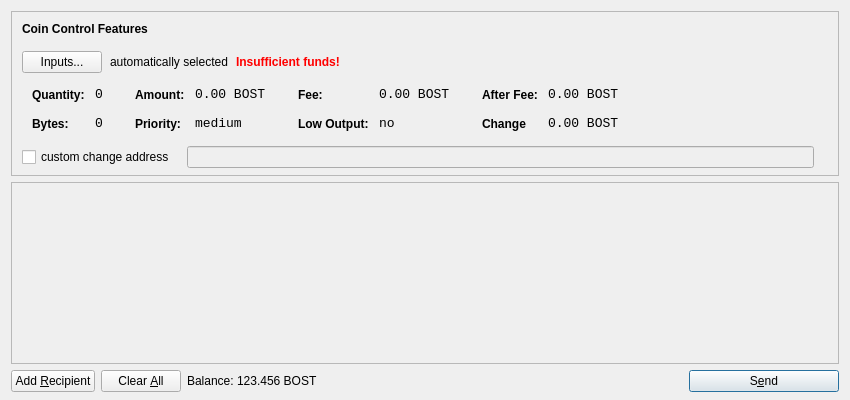
<?xml version="1.0" encoding="UTF-8"?>
<ui version="4.0">
 <class>SendCoinsDialog</class>
 <widget class="QDialog" name="SendCoinsDialog">
  <property name="geometry">
   <rect>
    <x>0</x>
    <y>0</y>
    <width>850</width>
    <height>400</height>
   </rect>
  </property>
  <property name="windowTitle">
   <string>Send Coins</string>
  </property>
  <layout class="QVBoxLayout" name="verticalLayout" stretch="0,1,0">
   <property name="bottomMargin">
    <number>8</number>
   </property>
   <item>
    <widget class="QFrame" name="frameCoinControl">
     <property name="sizePolicy">
      <sizepolicy hsizetype="Expanding" vsizetype="Expanding">
       <horstretch>0</horstretch>
       <verstretch>0</verstretch>
      </sizepolicy>
     </property>
     <property name="maximumSize">
      <size>
       <width>16777215</width>
       <height>16777215</height>
      </size>
     </property>
     <property name="frameShape">
      <enum>QFrame::StyledPanel</enum>
     </property>
     <property name="frameShadow">
      <enum>QFrame::Sunken</enum>
     </property>
     <layout class="QVBoxLayout" name="verticalLayoutCoinControl2">
      <property name="spacing">
       <number>-1</number>
      </property>
      <property name="leftMargin">
       <number>0</number>
      </property>
      <property name="topMargin">
       <number>0</number>
      </property>
      <property name="rightMargin">
       <number>0</number>
      </property>
      <property name="bottomMargin">
       <number>6</number>
      </property>
      <item>
       <layout class="QVBoxLayout" name="verticalLayoutCoinControl" stretch="0,0,0,0,1">
        <property name="spacing">
         <number>0</number>
        </property>
        <property name="leftMargin">
         <number>10</number>
        </property>
        <property name="topMargin">
         <number>10</number>
        </property>
        <item>
         <layout class="QHBoxLayout" name="horizontalLayoutCoinControl1">
          <property name="bottomMargin">
           <number>15</number>
          </property>
          <item>
           <widget class="QLabel" name="labelCoinControlFeatures">
            <property name="sizePolicy">
             <sizepolicy hsizetype="Preferred" vsizetype="Maximum">
              <horstretch>0</horstretch>
              <verstretch>0</verstretch>
             </sizepolicy>
            </property>
            <property name="font">
             <font>
              <weight>75</weight>
              <bold>true</bold>
             </font>
            </property>
            <property name="styleSheet">
             <string notr="true">font-weight:bold;</string>
            </property>
            <property name="text">
             <string>Coin Control Features</string>
            </property>
           </widget>
          </item>
         </layout>
        </item>
        <item>
         <layout class="QHBoxLayout" name="horizontalLayoutCoinControl2" stretch="0,0,0,0">
          <property name="spacing">
           <number>8</number>
          </property>
          <property name="bottomMargin">
           <number>10</number>
          </property>
          <item>
           <widget class="QPushButton" name="pushButtonCoinControl">
            <property name="styleSheet">
             <string notr="true"/>
            </property>
            <property name="text">
             <string>Inputs...</string>
            </property>
           </widget>
          </item>
          <item>
           <widget class="QLabel" name="labelCoinControlAutomaticallySelected">
            <property name="text">
             <string>automatically selected</string>
            </property>
            <property name="margin">
             <number>5</number>
            </property>
           </widget>
          </item>
          <item>
           <widget class="QLabel" name="labelCoinControlInsuffFunds">
            <property name="font">
             <font>
              <weight>75</weight>
              <bold>true</bold>
             </font>
            </property>
            <property name="styleSheet">
             <string notr="true">color:red;font-weight:bold;</string>
            </property>
            <property name="text">
             <string>Insufficient funds!</string>
            </property>
            <property name="margin">
             <number>5</number>
            </property>
           </widget>
          </item>
          <item>
           <spacer name="horizontalSpacerCoinControl">
            <property name="orientation">
             <enum>Qt::Horizontal</enum>
            </property>
            <property name="sizeHint" stdset="0">
             <size>
              <width>40</width>
              <height>1</height>
             </size>
            </property>
           </spacer>
          </item>
         </layout>
        </item>
        <item>
         <widget class="QWidget" name="widgetCoinControl" native="true">
          <property name="sizePolicy">
           <sizepolicy hsizetype="Preferred" vsizetype="Preferred">
            <horstretch>0</horstretch>
            <verstretch>0</verstretch>
           </sizepolicy>
          </property>
          <property name="minimumSize">
           <size>
            <width>0</width>
            <height>0</height>
           </size>
          </property>
          <property name="styleSheet">
           <string notr="true"/>
          </property>
          <layout class="QHBoxLayout" name="horizontalLayoutCoinControl5">
           <property name="margin">
            <number>0</number>
           </property>
           <item>
            <layout class="QHBoxLayout" name="horizontalLayoutCoinControl3" stretch="0,0,0,1">
             <property name="spacing">
              <number>20</number>
             </property>
             <property name="topMargin">
              <number>0</number>
             </property>
             <property name="bottomMargin">
              <number>10</number>
             </property>
             <item>
              <layout class="QFormLayout" name="formLayoutCoinControl1">
               <property name="horizontalSpacing">
                <number>10</number>
               </property>
               <property name="verticalSpacing">
                <number>14</number>
               </property>
               <property name="leftMargin">
                <number>10</number>
               </property>
               <property name="topMargin">
                <number>4</number>
               </property>
               <property name="rightMargin">
                <number>6</number>
               </property>
               <item row="0" column="0">
                <widget class="QLabel" name="labelCoinControlQuantityText">
                 <property name="styleSheet">
                  <string notr="true">font-weight:bold;</string>
                 </property>
                 <property name="text">
                  <string>Quantity:</string>
                 </property>
                 <property name="margin">
                  <number>0</number>
                 </property>
                </widget>
               </item>
               <item row="0" column="1">
                <widget class="QLabel" name="labelCoinControlQuantity">
                 <property name="font">
                  <font>
                   <family>Monospace</family>
                   <pointsize>10</pointsize>
                  </font>
                 </property>
                 <property name="cursor">
                  <cursorShape>IBeamCursor</cursorShape>
                 </property>
                 <property name="contextMenuPolicy">
                  <enum>Qt::ActionsContextMenu</enum>
                 </property>
                 <property name="text">
                  <string>0</string>
                 </property>
                 <property name="margin">
                  <number>0</number>
                 </property>
                 <property name="textInteractionFlags">
                  <set>Qt::LinksAccessibleByMouse|Qt::TextSelectableByKeyboard|Qt::TextSelectableByMouse</set>
                 </property>
                </widget>
               </item>
               <item row="1" column="0">
                <widget class="QLabel" name="labelCoinControlBytesText">
                 <property name="styleSheet">
                  <string notr="true">font-weight:bold;</string>
                 </property>
                 <property name="text">
                  <string>Bytes:</string>
                 </property>
                </widget>
               </item>
               <item row="1" column="1">
                <widget class="QLabel" name="labelCoinControlBytes">
                 <property name="font">
                  <font>
                   <family>Monospace</family>
                   <pointsize>10</pointsize>
                  </font>
                 </property>
                 <property name="cursor">
                  <cursorShape>IBeamCursor</cursorShape>
                 </property>
                 <property name="contextMenuPolicy">
                  <enum>Qt::ActionsContextMenu</enum>
                 </property>
                 <property name="text">
                  <string>0</string>
                 </property>
                 <property name="textInteractionFlags">
                  <set>Qt::LinksAccessibleByMouse|Qt::TextSelectableByKeyboard|Qt::TextSelectableByMouse</set>
                 </property>
                </widget>
               </item>
              </layout>
             </item>
             <item>
              <layout class="QFormLayout" name="formLayoutCoinControl2">
               <property name="horizontalSpacing">
                <number>10</number>
               </property>
               <property name="verticalSpacing">
                <number>14</number>
               </property>
               <property name="leftMargin">
                <number>6</number>
               </property>
               <property name="topMargin">
                <number>4</number>
               </property>
               <property name="rightMargin">
                <number>6</number>
               </property>
               <item row="0" column="0">
                <widget class="QLabel" name="labelCoinControlAmountText">
                 <property name="styleSheet">
                  <string notr="true">font-weight:bold;</string>
                 </property>
                 <property name="text">
                  <string>Amount:</string>
                 </property>
                 <property name="margin">
                  <number>0</number>
                 </property>
                </widget>
               </item>
               <item row="0" column="1">
                <widget class="QLabel" name="labelCoinControlAmount">
                 <property name="font">
                  <font>
                   <family>Monospace</family>
                   <pointsize>10</pointsize>
                  </font>
                 </property>
                 <property name="cursor">
                  <cursorShape>IBeamCursor</cursorShape>
                 </property>
                 <property name="contextMenuPolicy">
                  <enum>Qt::ActionsContextMenu</enum>
                 </property>
                 <property name="text">
                  <string>0.00 BOST</string>
                 </property>
                 <property name="textInteractionFlags">
                  <set>Qt::LinksAccessibleByMouse|Qt::TextSelectableByKeyboard|Qt::TextSelectableByMouse</set>
                 </property>
                </widget>
               </item>
               <item row="1" column="0">
                <widget class="QLabel" name="labelCoinControlPriorityText">
                 <property name="styleSheet">
                  <string notr="true">font-weight:bold;</string>
                 </property>
                 <property name="text">
                  <string>Priority:</string>
                 </property>
                </widget>
               </item>
               <item row="1" column="1">
                <widget class="QLabel" name="labelCoinControlPriority">
                 <property name="font">
                  <font>
                   <family>Monospace</family>
                   <pointsize>10</pointsize>
                  </font>
                 </property>
                 <property name="cursor">
                  <cursorShape>IBeamCursor</cursorShape>
                 </property>
                 <property name="contextMenuPolicy">
                  <enum>Qt::ActionsContextMenu</enum>
                 </property>
                 <property name="text">
                  <string>medium</string>
                 </property>
                 <property name="textInteractionFlags">
                  <set>Qt::LinksAccessibleByMouse|Qt::TextSelectableByKeyboard|Qt::TextSelectableByMouse</set>
                 </property>
                </widget>
               </item>
              </layout>
             </item>
             <item>
              <layout class="QFormLayout" name="formLayoutCoinControl3">
               <property name="horizontalSpacing">
                <number>10</number>
               </property>
               <property name="verticalSpacing">
                <number>14</number>
               </property>
               <property name="leftMargin">
                <number>6</number>
               </property>
               <property name="topMargin">
                <number>4</number>
               </property>
               <property name="rightMargin">
                <number>6</number>
               </property>
               <item row="0" column="0">
                <widget class="QLabel" name="labelCoinControlFeeText">
                 <property name="styleSheet">
                  <string notr="true">font-weight:bold;</string>
                 </property>
                 <property name="text">
                  <string>Fee:</string>
                 </property>
                 <property name="margin">
                  <number>0</number>
                 </property>
                </widget>
               </item>
               <item row="0" column="1">
                <widget class="QLabel" name="labelCoinControlFee">
                 <property name="font">
                  <font>
                   <family>Monospace</family>
                   <pointsize>10</pointsize>
                  </font>
                 </property>
                 <property name="cursor">
                  <cursorShape>IBeamCursor</cursorShape>
                 </property>
                 <property name="contextMenuPolicy">
                  <enum>Qt::ActionsContextMenu</enum>
                 </property>
                 <property name="text">
                  <string>0.00 BOST</string>
                 </property>
                 <property name="textInteractionFlags">
                  <set>Qt::LinksAccessibleByMouse|Qt::TextSelectableByKeyboard|Qt::TextSelectableByMouse</set>
                 </property>
                </widget>
               </item>
               <item row="1" column="0">
                <widget class="QLabel" name="labelCoinControlLowOutputText">
                 <property name="styleSheet">
                  <string notr="true">font-weight:bold;</string>
                 </property>
                 <property name="text">
                  <string>Low Output:</string>
                 </property>
                </widget>
               </item>
               <item row="1" column="1">
                <widget class="QLabel" name="labelCoinControlLowOutput">
                 <property name="font">
                  <font>
                   <family>Monospace</family>
                   <pointsize>10</pointsize>
                  </font>
                 </property>
                 <property name="cursor">
                  <cursorShape>IBeamCursor</cursorShape>
                 </property>
                 <property name="contextMenuPolicy">
                  <enum>Qt::ActionsContextMenu</enum>
                 </property>
                 <property name="text">
                  <string>no</string>
                 </property>
                 <property name="textInteractionFlags">
                  <set>Qt::LinksAccessibleByMouse|Qt::TextSelectableByKeyboard|Qt::TextSelectableByMouse</set>
                 </property>
                </widget>
               </item>
              </layout>
             </item>
             <item>
              <layout class="QFormLayout" name="formLayoutCoinControl4">
               <property name="horizontalSpacing">
                <number>10</number>
               </property>
               <property name="verticalSpacing">
                <number>14</number>
               </property>
               <property name="leftMargin">
                <number>6</number>
               </property>
               <property name="topMargin">
                <number>4</number>
               </property>
               <property name="rightMargin">
                <number>6</number>
               </property>
               <item row="0" column="0">
                <widget class="QLabel" name="labelCoinControlAfterFeeText">
                 <property name="styleSheet">
                  <string notr="true">font-weight:bold;</string>
                 </property>
                 <property name="text">
                  <string>After Fee:</string>
                 </property>
                 <property name="margin">
                  <number>0</number>
                 </property>
                </widget>
               </item>
               <item row="0" column="1">
                <widget class="QLabel" name="labelCoinControlAfterFee">
                 <property name="font">
                  <font>
                   <family>Monospace</family>
                   <pointsize>10</pointsize>
                  </font>
                 </property>
                 <property name="cursor">
                  <cursorShape>IBeamCursor</cursorShape>
                 </property>
                 <property name="contextMenuPolicy">
                  <enum>Qt::ActionsContextMenu</enum>
                 </property>
                 <property name="text">
                  <string>0.00 BOST</string>
                 </property>
                 <property name="textInteractionFlags">
                  <set>Qt::LinksAccessibleByMouse|Qt::TextSelectableByKeyboard|Qt::TextSelectableByMouse</set>
                 </property>
                </widget>
               </item>
               <item row="1" column="0">
                <widget class="QLabel" name="labelCoinControlChangeText">
                 <property name="styleSheet">
                  <string notr="true">font-weight:bold;</string>
                 </property>
                 <property name="text">
                  <string>Change</string>
                 </property>
                </widget>
               </item>
               <item row="1" column="1">
                <widget class="QLabel" name="labelCoinControlChange">
                 <property name="font">
                  <font>
                   <family>Monospace</family>
                   <pointsize>10</pointsize>
                  </font>
                 </property>
                 <property name="cursor">
                  <cursorShape>IBeamCursor</cursorShape>
                 </property>
                 <property name="contextMenuPolicy">
                  <enum>Qt::ActionsContextMenu</enum>
                 </property>
                 <property name="text">
                  <string>0.00 BOST</string>
                 </property>
                 <property name="textInteractionFlags">
                  <set>Qt::LinksAccessibleByMouse|Qt::TextSelectableByKeyboard|Qt::TextSelectableByMouse</set>
                 </property>
                </widget>
               </item>
              </layout>
             </item>
            </layout>
           </item>
          </layout>
         </widget>
        </item>
        <item>
         <layout class="QHBoxLayout" name="horizontalLayoutCoinControl4" stretch="0,0,0">
          <property name="spacing">
           <number>12</number>
          </property>
          <property name="sizeConstraint">
           <enum>QLayout::SetDefaultConstraint</enum>
          </property>
          <property name="topMargin">
           <number>5</number>
          </property>
          <property name="rightMargin">
           <number>5</number>
          </property>
          <item>
           <widget class="QCheckBox" name="checkBoxCoinControlChange">
            <property name="text">
             <string>custom change address</string>
            </property>
           </widget>
          </item>
          <item>
           <widget class="QLineEdit" name="lineEditCoinControlChange">
            <property name="enabled">
             <bool>false</bool>
            </property>
            <property name="sizePolicy">
             <sizepolicy hsizetype="Expanding" vsizetype="Fixed">
              <horstretch>0</horstretch>
              <verstretch>0</verstretch>
             </sizepolicy>
            </property>
           </widget>
          </item>
          <item>
           <widget class="QLabel" name="labelCoinControlChangeLabel">
            <property name="sizePolicy">
             <sizepolicy hsizetype="Preferred" vsizetype="Expanding">
              <horstretch>0</horstretch>
              <verstretch>0</verstretch>
             </sizepolicy>
            </property>
            <property name="minimumSize">
             <size>
              <width>0</width>
              <height>0</height>
             </size>
            </property>
            <property name="text">
             <string/>
            </property>
            <property name="margin">
             <number>3</number>
            </property>
           </widget>
          </item>
         </layout>
        </item>
        <item>
         <spacer name="verticalSpacerCoinControl">
          <property name="orientation">
           <enum>Qt::Vertical</enum>
          </property>
          <property name="sizeHint" stdset="0">
           <size>
            <width>800</width>
            <height>1</height>
           </size>
          </property>
         </spacer>
        </item>
       </layout>
      </item>
     </layout>
    </widget>
   </item>
   <item>
    <widget class="QScrollArea" name="scrollArea">
     <property name="widgetResizable">
      <bool>true</bool>
     </property>
     <widget class="QWidget" name="scrollAreaWidgetContents">
      <property name="geometry">
       <rect>
        <x>0</x>
        <y>0</y>
        <width>830</width>
        <height>165</height>
       </rect>
      </property>
      <layout class="QVBoxLayout" name="verticalLayout_2">
       <property name="margin">
        <number>0</number>
       </property>
       <item>
        <layout class="QVBoxLayout" name="entries">
         <property name="spacing">
          <number>6</number>
         </property>
        </layout>
       </item>
       <item>
        <spacer name="verticalSpacer">
         <property name="orientation">
          <enum>Qt::Vertical</enum>
         </property>
         <property name="sizeHint" stdset="0">
          <size>
           <width>20</width>
           <height>40</height>
          </size>
         </property>
        </spacer>
       </item>
      </layout>
     </widget>
    </widget>
   </item>
   <item>
    <layout class="QHBoxLayout" name="horizontalLayout">
     <item>
      <widget class="QPushButton" name="addButton">
       <property name="toolTip">
        <string>Send to multiple recipients at once</string>
       </property>
       <property name="text">
        <string>Add &amp;Recipient</string>
       </property>
       <property name="icon">
        <iconset resource="../bitcoin.qrc">
         <normaloff>:/icons/add</normaloff>:/icons/add</iconset>
       </property>
       <property name="autoDefault">
        <bool>false</bool>
       </property>
      </widget>
     </item>
     <item>
      <widget class="QPushButton" name="clearButton">
       <property name="sizePolicy">
        <sizepolicy hsizetype="Minimum" vsizetype="Fixed">
         <horstretch>0</horstretch>
         <verstretch>0</verstretch>
        </sizepolicy>
       </property>
       <property name="toolTip">
        <string>Remove all transaction fields</string>
       </property>
       <property name="text">
        <string>Clear &amp;All</string>
       </property>
       <property name="icon">
        <iconset resource="../bitcoin.qrc">
         <normaloff>:/icons/remove</normaloff>:/icons/remove</iconset>
       </property>
       <property name="autoRepeatDelay">
        <number>300</number>
       </property>
       <property name="autoDefault">
        <bool>false</bool>
       </property>
      </widget>
     </item>
     <item>
      <layout class="QHBoxLayout" name="horizontalLayout_2">
       <property name="spacing">
        <number>3</number>
       </property>
       <item>
        <widget class="QLabel" name="label">
         <property name="sizePolicy">
          <sizepolicy hsizetype="Preferred" vsizetype="Fixed">
           <horstretch>0</horstretch>
           <verstretch>0</verstretch>
          </sizepolicy>
         </property>
         <property name="text">
          <string>Balance:</string>
         </property>
        </widget>
       </item>
       <item>
        <widget class="QLabel" name="labelBalance">
         <property name="sizePolicy">
          <sizepolicy hsizetype="Preferred" vsizetype="Fixed">
           <horstretch>0</horstretch>
           <verstretch>0</verstretch>
          </sizepolicy>
         </property>
         <property name="cursor">
          <cursorShape>IBeamCursor</cursorShape>
         </property>
         <property name="text">
          <string>123.456 BOST</string>
         </property>
         <property name="textInteractionFlags">
          <set>Qt::LinksAccessibleByMouse|Qt::TextSelectableByKeyboard|Qt::TextSelectableByMouse</set>
         </property>
        </widget>
       </item>
      </layout>
     </item>
     <item>
      <spacer name="horizontalSpacer">
       <property name="orientation">
        <enum>Qt::Horizontal</enum>
       </property>
       <property name="sizeHint" stdset="0">
        <size>
         <width>40</width>
         <height>20</height>
        </size>
       </property>
      </spacer>
     </item>
     <item>
      <widget class="QPushButton" name="sendButton">
       <property name="minimumSize">
        <size>
         <width>150</width>
         <height>0</height>
        </size>
       </property>
       <property name="toolTip">
        <string>Confirm the send action</string>
       </property>
       <property name="text">
        <string>S&amp;end</string>
       </property>
       <property name="icon">
        <iconset resource="../bitcoin.qrc">
         <normaloff>:/icons/send</normaloff>:/icons/send</iconset>
       </property>
       <property name="default">
        <bool>true</bool>
       </property>
      </widget>
     </item>
    </layout>
   </item>
  </layout>
 </widget>
 <resources>
  <include location="../bitcoin.qrc"/>
 </resources>
 <connections/>
</ui>
